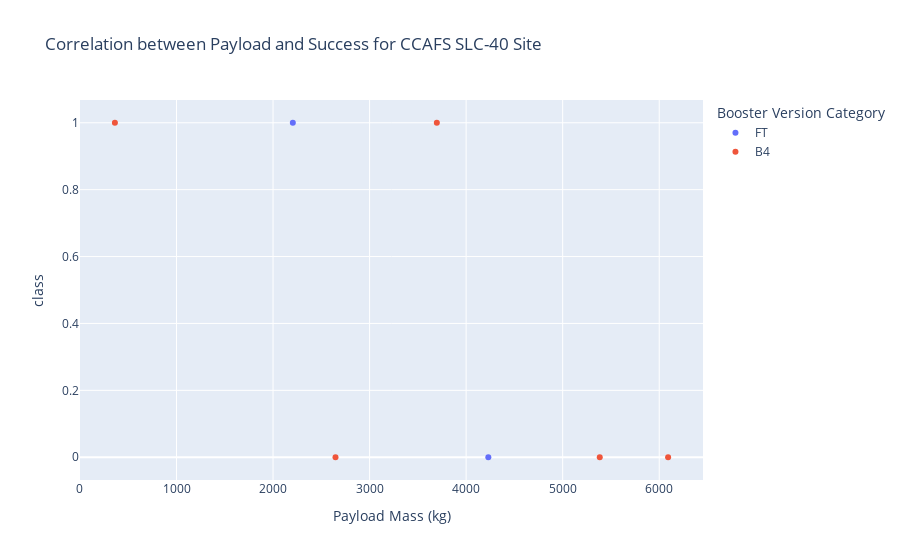

Notebook code for this chart:
### Code cell
fig = px.scatter(gh2, x="Payload Mass (kg)", y="class", color = "Booster Version Category", title="Correlation between Payload and Success for CCAFS SLC-40 Site")
fig.show()

### Figure 1 — Plotly figure (JSON) as saved in the notebook; plotly's stock layout.template omitted (floating-point values rounded to 4 significant figures)
{"data": [{"hovertemplate": "Booster Version Category=FT<br>Payload Mass (kg)=%{x}<br>class=%{y}<extra></extra>", "legendgroup": "FT", "marker": {"color": "#636efa", "symbol": "circle"}, "mode": "markers", "name": "FT", "orientation": "v", "showlegend": true, "type": "scatter", "x": [2205, 4230], "xaxis": "x", "y": [1, 0], "yaxis": "y"}, {"hovertemplate": "Booster Version Category=B4<br>Payload Mass (kg)=%{x}<br>class=%{y}<extra></extra>", "legendgroup": "B4", "marker": {"color": "#EF553B", "symbol": "circle"}, "mode": "markers", "name": "B4", "orientation": "v", "showlegend": true, "type": "scatter", "x": [3697.0, 6092, 2647, 362, 5384], "xaxis": "x", "y": [1, 0, 0, 1, 0], "yaxis": "y"}], "layout": {"legend": {"title": {"text": "Booster Version Category"}, "tracegroupgap": 0}, "title": {"text": "Correlation between Payload and Success for CCAFS SLC-40 Site"}, "xaxis": {"anchor": "y", "domain": [0, 1], "title": {"text": "Payload Mass (kg)"}}, "yaxis": {"anchor": "x", "domain": [0, 1], "title": {"text": "class"}}}}
